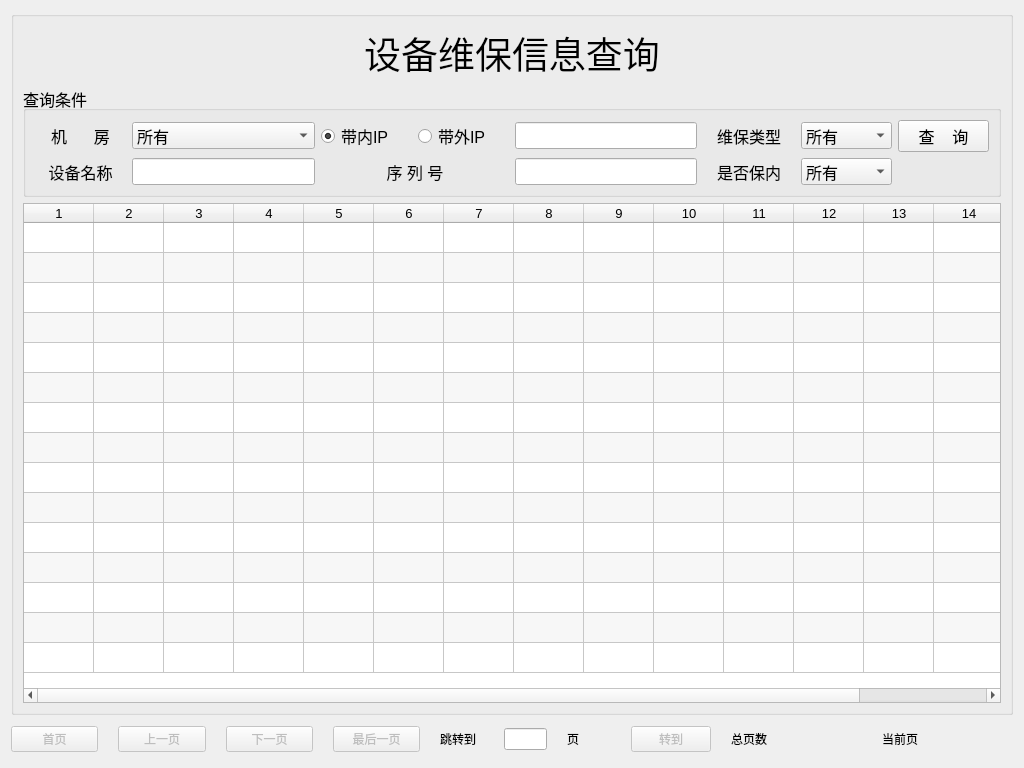
<?xml version="1.0" encoding="UTF-8"?>
<ui version="4.0">
 <class>Warranty</class>
 <widget class="QWidget" name="Warranty">
  <property name="geometry">
   <rect>
    <x>0</x>
    <y>0</y>
    <width>1024</width>
    <height>768</height>
   </rect>
  </property>
  <property name="windowTitle">
   <string>维保信息查询</string>
  </property>
  <layout class="QHBoxLayout" name="horizontalLayout">
   <item>
    <layout class="QVBoxLayout" name="verticalLayout_2" stretch="12,1">
     <item>
      <widget class="QGroupBox" name="vbox">
       <property name="sizePolicy">
        <sizepolicy hsizetype="Expanding" vsizetype="Preferred">
         <horstretch>0</horstretch>
         <verstretch>0</verstretch>
        </sizepolicy>
       </property>
       <property name="baseSize">
        <size>
         <width>0</width>
         <height>0</height>
        </size>
       </property>
       <property name="alignment">
        <set>Qt::AlignCenter</set>
       </property>
       <layout class="QVBoxLayout" name="verticalLayout" stretch="1,2,10">
        <item>
         <widget class="QLabel" name="title">
          <property name="sizePolicy">
           <sizepolicy hsizetype="Preferred" vsizetype="Preferred">
            <horstretch>1</horstretch>
            <verstretch>1</verstretch>
           </sizepolicy>
          </property>
          <property name="font">
           <font>
            <pointsize>28</pointsize>
           </font>
          </property>
          <property name="text">
           <string>设备维保信息查询</string>
          </property>
          <property name="alignment">
           <set>Qt::AlignCenter</set>
          </property>
         </widget>
        </item>
        <item>
         <widget class="QGroupBox" name="groupBox">
          <property name="sizePolicy">
           <sizepolicy hsizetype="Preferred" vsizetype="Preferred">
            <horstretch>0</horstretch>
            <verstretch>0</verstretch>
           </sizepolicy>
          </property>
          <property name="font">
           <font>
            <pointsize>12</pointsize>
           </font>
          </property>
          <property name="styleSheet">
           <string notr="true"/>
          </property>
          <property name="title">
           <string>查询条件</string>
          </property>
          <property name="flat">
           <bool>false</bool>
          </property>
          <property name="checkable">
           <bool>false</bool>
          </property>
          <layout class="QVBoxLayout" name="verticalLayout_3">
           <item>
            <layout class="QGridLayout" name="gridLayout" columnstretch="1,2,1,1,2,1,1,1">
             <item row="1" column="6">
              <widget class="QComboBox" name="cb_is_under">
               <item>
                <property name="text">
                 <string>所有</string>
                </property>
               </item>
              </widget>
             </item>
             <item row="0" column="4">
              <widget class="QLineEdit" name="mg_ip">
               <property name="sizePolicy">
                <sizepolicy hsizetype="Expanding" vsizetype="Fixed">
                 <horstretch>3</horstretch>
                 <verstretch>0</verstretch>
                </sizepolicy>
               </property>
              </widget>
             </item>
             <item row="0" column="6">
              <widget class="QComboBox" name="cb_type">
               <item>
                <property name="text">
                 <string>所有</string>
                </property>
               </item>
              </widget>
             </item>
             <item row="1" column="4">
              <widget class="QLineEdit" name="le_sn">
               <property name="sizePolicy">
                <sizepolicy hsizetype="Expanding" vsizetype="Fixed">
                 <horstretch>3</horstretch>
                 <verstretch>0</verstretch>
                </sizepolicy>
               </property>
              </widget>
             </item>
             <item row="0" column="0">
              <widget class="QLabel" name="label">
               <property name="sizePolicy">
                <sizepolicy hsizetype="Preferred" vsizetype="Preferred">
                 <horstretch>2</horstretch>
                 <verstretch>0</verstretch>
                </sizepolicy>
               </property>
               <property name="text">
                <string>机      房</string>
               </property>
               <property name="alignment">
                <set>Qt::AlignCenter</set>
               </property>
              </widget>
             </item>
             <item row="0" column="5">
              <widget class="QLabel" name="label_5">
               <property name="text">
                <string>维保类型</string>
               </property>
               <property name="alignment">
                <set>Qt::AlignCenter</set>
               </property>
              </widget>
             </item>
             <item row="1" column="5">
              <widget class="QLabel" name="label_6">
               <property name="text">
                <string>是否保内</string>
               </property>
               <property name="alignment">
                <set>Qt::AlignCenter</set>
               </property>
              </widget>
             </item>
             <item row="0" column="7">
              <widget class="QPushButton" name="select_btn">
               <property name="sizePolicy">
                <sizepolicy hsizetype="Minimum" vsizetype="Fixed">
                 <horstretch>0</horstretch>
                 <verstretch>0</verstretch>
                </sizepolicy>
               </property>
               <property name="text">
                <string>查    询</string>
               </property>
              </widget>
             </item>
             <item row="1" column="0">
              <widget class="QLabel" name="label_3">
               <property name="sizePolicy">
                <sizepolicy hsizetype="Preferred" vsizetype="Preferred">
                 <horstretch>2</horstretch>
                 <verstretch>0</verstretch>
                </sizepolicy>
               </property>
               <property name="text">
                <string>设备名称</string>
               </property>
               <property name="alignment">
                <set>Qt::AlignCenter</set>
               </property>
              </widget>
             </item>
             <item row="0" column="1">
              <widget class="QComboBox" name="room">
               <item>
                <property name="text">
                 <string>所有</string>
                </property>
               </item>
              </widget>
             </item>
             <item row="1" column="1">
              <widget class="QLineEdit" name="machine_name">
               <property name="sizePolicy">
                <sizepolicy hsizetype="Expanding" vsizetype="Fixed">
                 <horstretch>3</horstretch>
                 <verstretch>0</verstretch>
                </sizepolicy>
               </property>
              </widget>
             </item>
             <item row="0" column="3">
              <widget class="QRadioButton" name="rd_bmc_ip">
               <property name="text">
                <string>带外IP</string>
               </property>
              </widget>
             </item>
             <item row="0" column="2">
              <widget class="QRadioButton" name="rd_mg_ip">
               <property name="text">
                <string>带内IP</string>
               </property>
               <property name="checked">
                <bool>true</bool>
               </property>
              </widget>
             </item>
             <item row="1" column="2" colspan="2">
              <widget class="QLabel" name="label_2">
               <property name="sizePolicy">
                <sizepolicy hsizetype="Preferred" vsizetype="Preferred">
                 <horstretch>2</horstretch>
                 <verstretch>0</verstretch>
                </sizepolicy>
               </property>
               <property name="text">
                <string>序 列 号</string>
               </property>
               <property name="alignment">
                <set>Qt::AlignCenter</set>
               </property>
              </widget>
             </item>
            </layout>
           </item>
          </layout>
         </widget>
        </item>
        <item>
         <widget class="QTableWidget" name="warranty_select">
          <property name="sizePolicy">
           <sizepolicy hsizetype="Preferred" vsizetype="Preferred">
            <horstretch>0</horstretch>
            <verstretch>0</verstretch>
           </sizepolicy>
          </property>
          <property name="minimumSize">
           <size>
            <width>900</width>
            <height>500</height>
           </size>
          </property>
          <property name="font">
           <font>
            <pointsize>10</pointsize>
            <bold>false</bold>
           </font>
          </property>
          <property name="editTriggers">
           <set>QAbstractItemView::NoEditTriggers</set>
          </property>
          <property name="dragEnabled">
           <bool>false</bool>
          </property>
          <property name="alternatingRowColors">
           <bool>true</bool>
          </property>
          <property name="selectionBehavior">
           <enum>QAbstractItemView::SelectRows</enum>
          </property>
          <property name="gridStyle">
           <enum>Qt::SolidLine</enum>
          </property>
          <property name="rowCount">
           <number>15</number>
          </property>
          <property name="columnCount">
           <number>15</number>
          </property>
          <attribute name="horizontalHeaderVisible">
           <bool>true</bool>
          </attribute>
          <attribute name="horizontalHeaderCascadingSectionResizes">
           <bool>false</bool>
          </attribute>
          <attribute name="horizontalHeaderMinimumSectionSize">
           <number>50</number>
          </attribute>
          <attribute name="horizontalHeaderDefaultSectionSize">
           <number>70</number>
          </attribute>
          <attribute name="horizontalHeaderHighlightSections">
           <bool>true</bool>
          </attribute>
          <attribute name="horizontalHeaderShowSortIndicator" stdset="0">
           <bool>false</bool>
          </attribute>
          <attribute name="verticalHeaderVisible">
           <bool>false</bool>
          </attribute>
          <attribute name="verticalHeaderCascadingSectionResizes">
           <bool>false</bool>
          </attribute>
          <row/>
          <row/>
          <row/>
          <row/>
          <row/>
          <row/>
          <row/>
          <row/>
          <row/>
          <row/>
          <row/>
          <row/>
          <row/>
          <row/>
          <row/>
          <column/>
          <column/>
          <column/>
          <column/>
          <column/>
          <column/>
          <column/>
          <column/>
          <column/>
          <column/>
          <column/>
          <column/>
          <column/>
          <column/>
          <column/>
         </widget>
        </item>
       </layout>
      </widget>
     </item>
     <item>
      <layout class="QHBoxLayout" name="page_layout" stretch="2,2,2,2,1,1,1,1,3,3">
       <property name="spacing">
        <number>20</number>
       </property>
       <item>
        <widget class="QPushButton" name="home_btn">
         <property name="enabled">
          <bool>false</bool>
         </property>
         <property name="text">
          <string>首页</string>
         </property>
        </widget>
       </item>
       <item>
        <widget class="QPushButton" name="pre_btn">
         <property name="enabled">
          <bool>false</bool>
         </property>
         <property name="text">
          <string>上一页</string>
         </property>
        </widget>
       </item>
       <item>
        <widget class="QPushButton" name="next_btn">
         <property name="enabled">
          <bool>false</bool>
         </property>
         <property name="text">
          <string>下一页</string>
         </property>
        </widget>
       </item>
       <item>
        <widget class="QPushButton" name="last_btn">
         <property name="enabled">
          <bool>false</bool>
         </property>
         <property name="text">
          <string>最后一页</string>
         </property>
        </widget>
       </item>
       <item>
        <widget class="QLabel" name="go_page_lb">
         <property name="text">
          <string>跳转到</string>
         </property>
        </widget>
       </item>
       <item>
        <widget class="QLineEdit" name="page_input_le"/>
       </item>
       <item>
        <widget class="QLabel" name="page_lb">
         <property name="text">
          <string>页</string>
         </property>
        </widget>
       </item>
       <item>
        <widget class="QPushButton" name="go_btn">
         <property name="enabled">
          <bool>false</bool>
         </property>
         <property name="text">
          <string>转到</string>
         </property>
        </widget>
       </item>
       <item>
        <widget class="QLabel" name="total_page_lb">
         <property name="text">
          <string>总页数</string>
         </property>
        </widget>
       </item>
       <item>
        <widget class="QLabel" name="current_page_lb">
         <property name="text">
          <string>当前页</string>
         </property>
        </widget>
       </item>
      </layout>
     </item>
    </layout>
   </item>
  </layout>
 </widget>
 <resources/>
 <connections/>
</ui>
